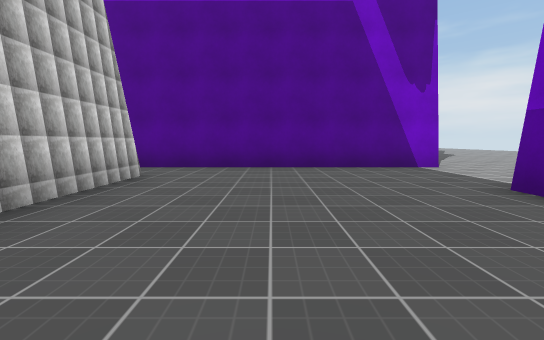
view 1 (above)

18 first-person views from a walk through a scene from a Unity 3-D project. The camera is 1.2 m above the floor, tilts 6° down and sees 90° across. The floor is counted in squares, 2 m on a side. Each view is taken from the middle of a square. On the plan, view 1 faces up. The plan holds only what a view shows up to about 9 squares ahead; the rest is blank. The place goes on beyond the plan. The player is left out. Some surface patterns are stand-ins.

view 2
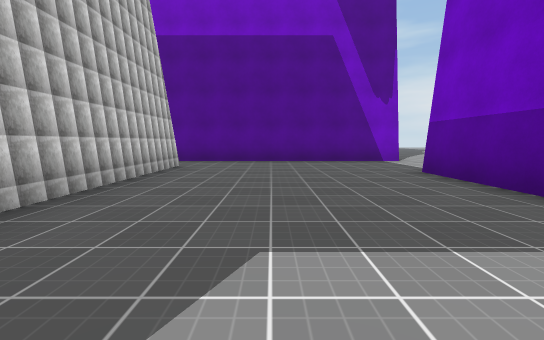

view 3
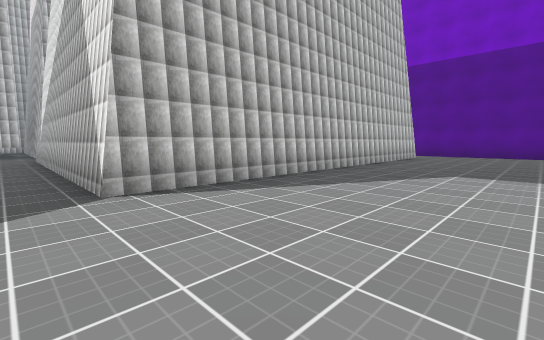

view 4
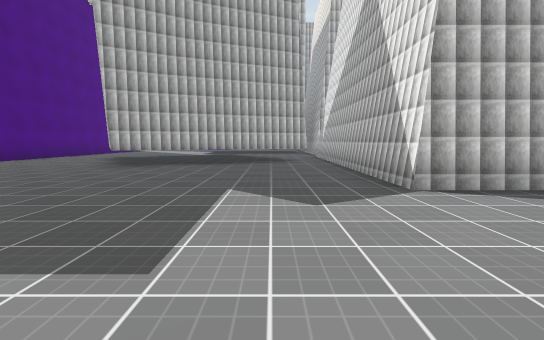

view 5
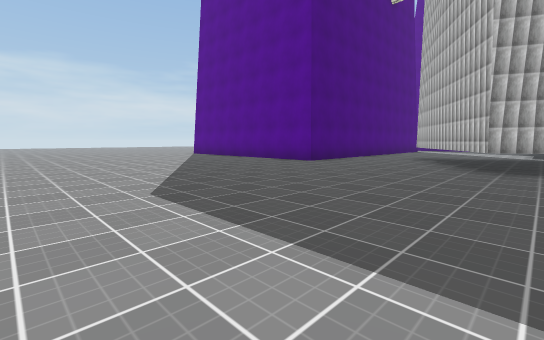

view 6
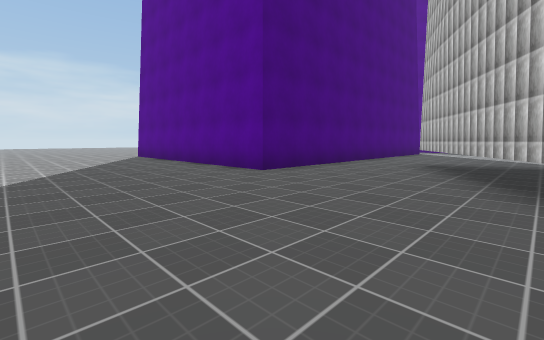

view 7
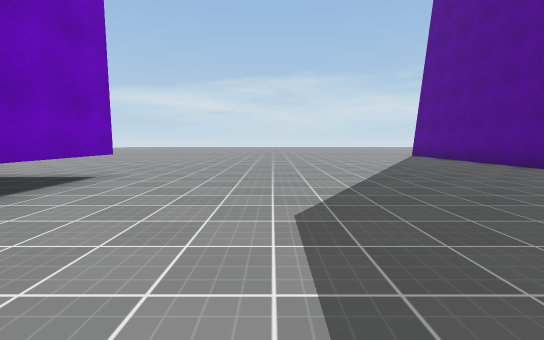

view 8
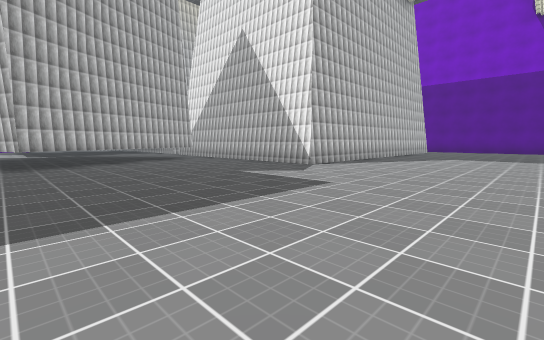

view 9
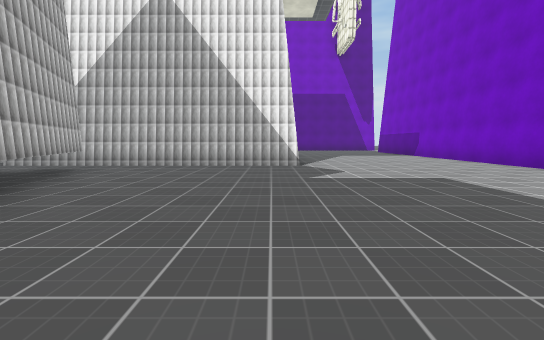

view 10
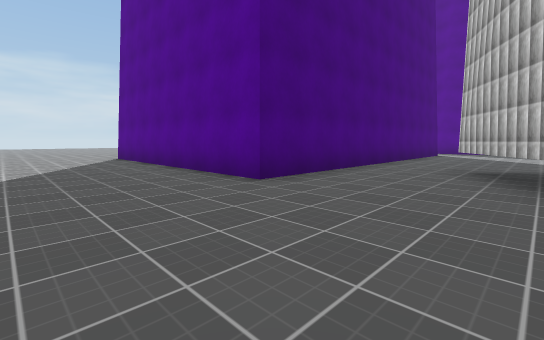

view 11
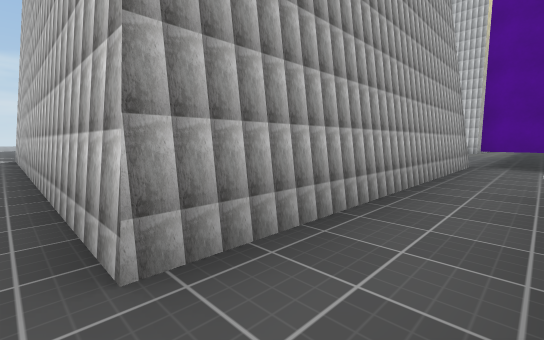

view 12
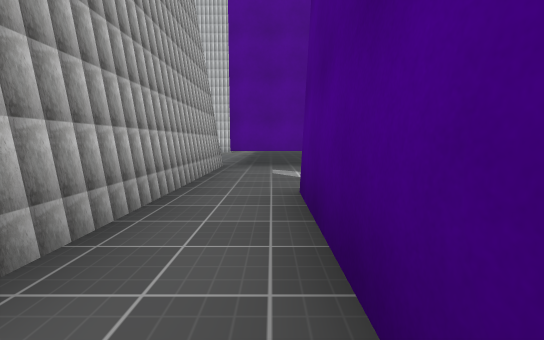

view 13
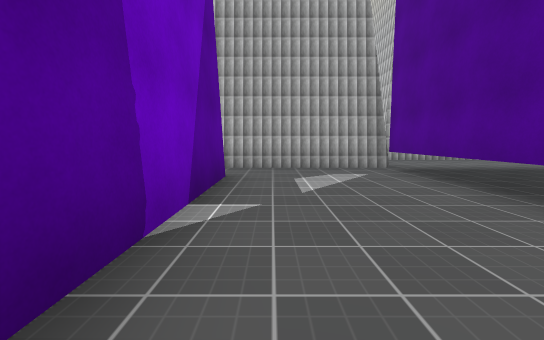

view 14
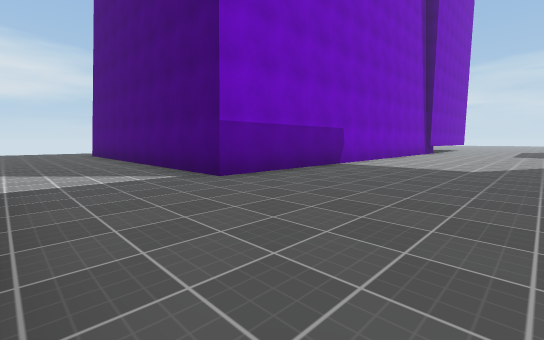

view 15
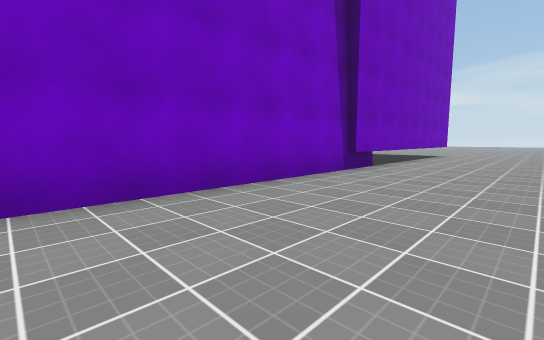

view 16
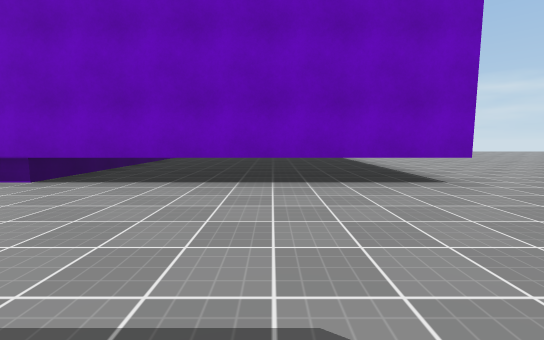

view 17
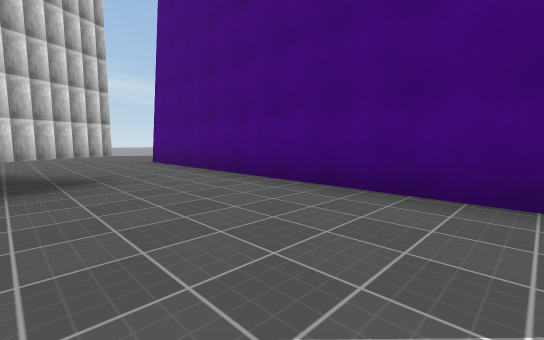

view 18
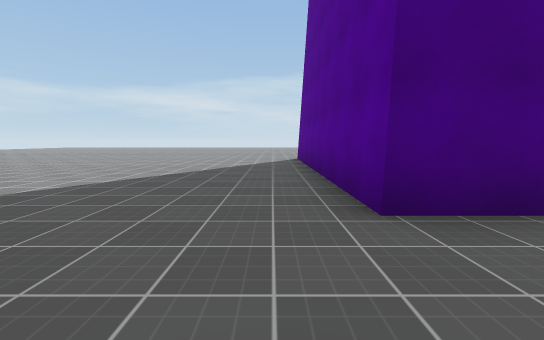

### Floor plan
Key: @ floor where view 1 was taken; # wall or solid block; . floor; T thing the floor can be seen under or through.
Columns run from 14 left of view 1 to 10 right of it. Each row starts with its distance up from view 1.
 11        .
 10      ...#
  9      ...#           ..
  8     #...#          ...
  7     T...###########..
  6     T....................
  5     T#...................
  4 .....#######............
  3 ....       #.....#######
  2   ##       #.....#
  1            #.....#
  0            #..@..#
 -1            #.....#
 -2            #.....#
 -3            #.....#
 -4            #.....#
 -5     .#######.....#
 -6     ...#.........#
 -7        #.........#
 -8        #.........#
 -9        ##........#####
-10         #........#
-11  ...   T#........#
-12 ....T T..........T
-13 .....T...........T
-14 .................T
-15 .................T
-16 #########..............
-17         #..............
-18         #..............
-19         #..............
-20         #..............
-21         #.........   ..

Positions as (right, up) in squares from view 1, and headings:
1: (0, 0), facing up
2: (0, -2), facing up
3: (1, -6), facing up-left
4: (1, -7), facing left
5: (1, -10), facing down-left
6: (-2, -11), facing down-left
7: (0, -11), facing down
8: (2, -11), facing up-left
9: (-3, -12), facing up
10: (-3, -12), facing down-left
11: (-2, 6), facing down-left
12: (-3, 6), facing left
13: (-7, 11), facing down
14: (-1, 6), facing down-right
15: (0, -3), facing down-right
16: (-1, -13), facing right
17: (-14, -12), facing down-right
18: (-5, -13), facing down
